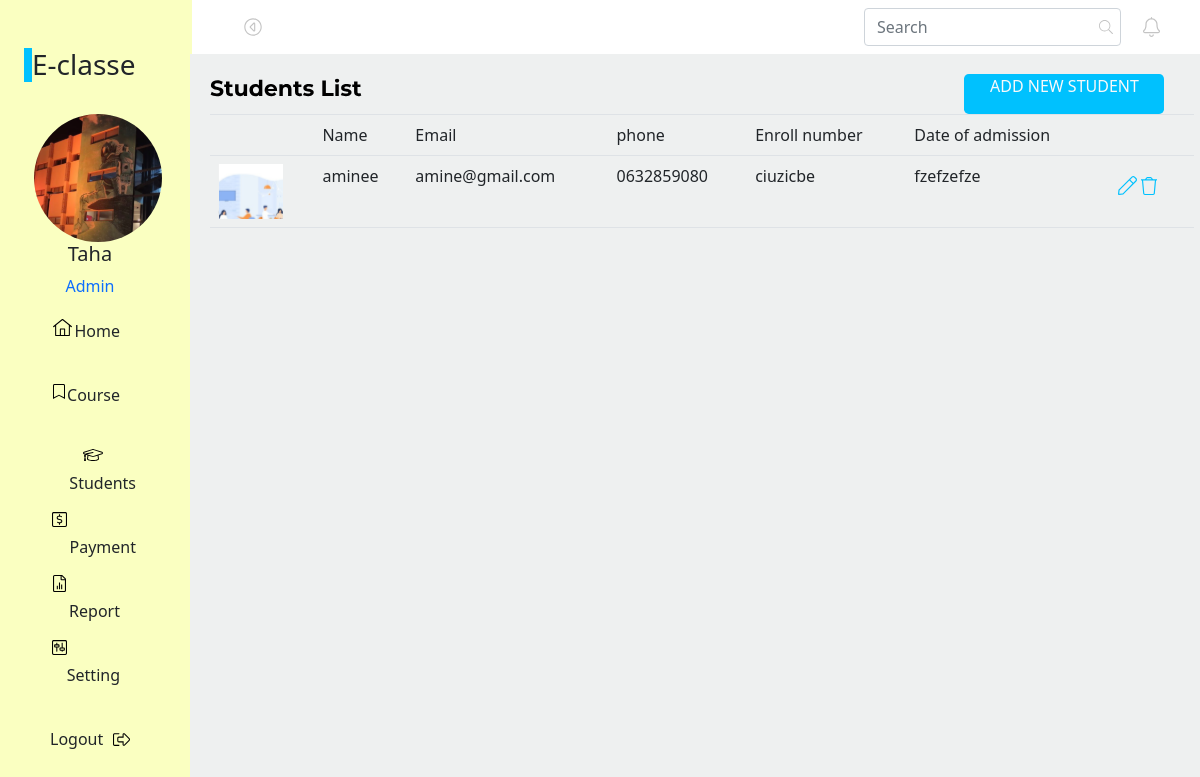
/student.php, run on the app's committed database.
### tables this page shows
CREATE TABLE `student` (
  `id` int(10) NOT NULL,
  `Name` varchar(100) NOT NULL,
  `Email` varchar(100) NOT NULL,
  `phone` varchar(100) NOT NULL,
  `Enroll_number` varchar(100) NOT NULL,
  `Date_of_admission` varchar(100) NOT NULL
);

### table_student.php (the view, shortened to what this page needs)
<!DOCTYPE html>
<html lang="en">
<head>
    <link href="https://cdn.jsdelivr.net/npm/bootstrap@5.1.3/dist/css/bootstrap.min.css" rel="stylesheet">
</head>
<body>
                 <?php
                           $connect=mysqli_connect("localhost","root","","e_classe_db");
                           $sql = "SELECT *FROM `student`";
                           $result=mysqli_query( $connect,$sql);
                 ?>
                                      <table class="table">
                                                <tr>
                                               <td></td>
                                                <td >Name </td>
                                                <td >Email</td>
                                                <td >phone</td>
                                                <td >Enroll number</td>
                                                <td >Date of admission</td>
                                                <td></td>
                                                 </tr>
                 <?php
                           foreach($result as $student){
                            ?>
                                                <tr>
                                                <?php $id=$student['id']?>
                                                <td><img src="svg/imgdach.svg" alt=""></td>
                                                <td ><?php echo  $student['Name'];  ?> </td>
                                                <td ><?php echo $student['Email'];  ?></td>
                                                <td ><?php echo $student['phone'] ; ?></td>
                                                <td ><?php echo $student['Enroll_number'];  ?></td>
                                                <td ><?php echo $student['Date_of_admission'];  ?></td>
                                                <td>
                                                <div class="p-2">
                                                <a href="update_student.php?id=<?php echo $id?>"><img src="svg/modifier.svg" alt=""></a>
                                                <a href="delete.php?id=<?php echo $id?>"><img src="svg/suprimer.svg" alt="" name="suprimer"></a>
                                                </div>
                                                </td>
                                                </tr>
                                <?php  } ?>
                                </table>
</body>
</html>

### data on the page
student: Name "aminee", Email "amine@gmail.com", phone "0632859080", Enroll_number "ciuzicbe", Date_of_admission "fzefzefze"
